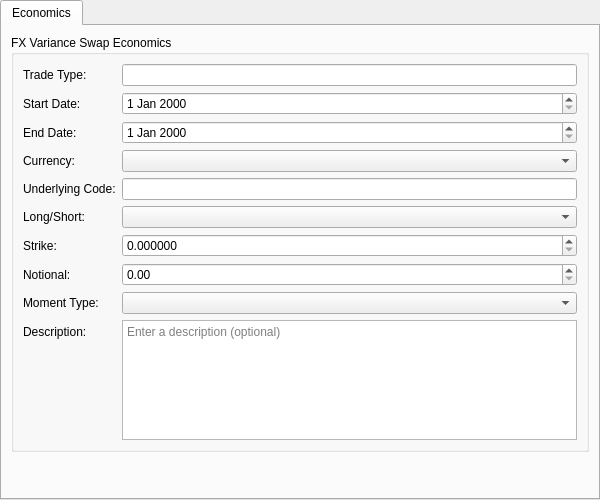
<?xml version="1.0" encoding="UTF-8"?>
<ui version="4.0">
 <class>FxVarianceSwapInstrumentForm</class>
 <widget class="QWidget" name="FxVarianceSwapInstrumentForm">
  <property name="geometry">
   <rect>
    <x>0</x>
    <y>0</y>
    <width>600</width>
    <height>500</height>
   </rect>
  </property>
  <layout class="QVBoxLayout" name="rootLayout">
   <property name="leftMargin"><number>0</number></property>
   <property name="topMargin"><number>0</number></property>
   <property name="rightMargin"><number>0</number></property>
   <property name="bottomMargin"><number>0</number></property>
   <item>
    <widget class="QTabWidget" name="subTabWidget">
     <property name="currentIndex"><number>0</number></property>
     <widget class="QWidget" name="economicsTab">
      <attribute name="title">
       <string>Economics</string>
      </attribute>
      <layout class="QVBoxLayout" name="economicsLayout">
       <item>
        <widget class="QGroupBox" name="economicsGroup">
         <property name="title">
          <string>FX Variance Swap Economics</string>
         </property>
         <layout class="QFormLayout" name="economicsFormLayout">
          <item row="0" column="0">
           <widget class="QLabel" name="labelTradeTypeCode">
            <property name="text"><string>Trade Type:</string></property>
           </widget>
          </item>
          <item row="0" column="1">
           <widget class="QLineEdit" name="tradeTypeCodeEdit">
            <property name="readOnly"><bool>true</bool></property>
           </widget>
          </item>
          <item row="1" column="0">
           <widget class="QLabel" name="labelStartDate">
            <property name="text"><string>Start Date:</string></property>
           </widget>
          </item>
          <item row="1" column="1">
           <widget class="OreDateEdit" name="startDateEdit"/>
          </item>
          <item row="2" column="0">
           <widget class="QLabel" name="labelEndDate">
            <property name="text"><string>End Date:</string></property>
           </widget>
          </item>
          <item row="2" column="1">
           <widget class="OreDateEdit" name="endDateEdit"/>
          </item>
          <item row="3" column="0">
           <widget class="QLabel" name="labelCurrency">
            <property name="text"><string>Currency:</string></property>
           </widget>
          </item>
          <item row="3" column="1">
           <widget class="ores::qt::OreCurrencyComboBox" name="currencyCombo"/>
          </item>
          <item row="4" column="0">
           <widget class="QLabel" name="labelUnderlyingCode">
            <property name="text"><string>Underlying Code:</string></property>
           </widget>
          </item>
          <item row="4" column="1">
           <widget class="QLineEdit" name="underlyingCodeEdit"/>
          </item>
          <item row="5" column="0">
           <widget class="QLabel" name="labelLongShort">
            <property name="text"><string>Long/Short:</string></property>
           </widget>
          </item>
          <item row="5" column="1">
           <widget class="QComboBox" name="longShortCombo"/>
          </item>
          <item row="6" column="0">
           <widget class="QLabel" name="labelStrike">
            <property name="text"><string>Strike:</string></property>
           </widget>
          </item>
          <item row="6" column="1">
           <widget class="OreDoubleSpinBox" name="strikeSpinBox">
            <property name="decimals"><number>6</number></property>
            <property name="minimum"><double>0.000000000000000</double></property>
            <property name="maximum"><double>999999.000000000000000</double></property>
            <property name="singleStep"><double>0.001000000000000</double></property>
           </widget>
          </item>
          <item row="7" column="0">
           <widget class="QLabel" name="labelNotional">
            <property name="text"><string>Notional:</string></property>
           </widget>
          </item>
          <item row="7" column="1">
           <widget class="OreDoubleSpinBox" name="notionalSpinBox">
            <property name="decimals"><number>2</number></property>
            <property name="minimum"><double>0.000000000000000</double></property>
            <property name="maximum"><double>999999999999.000000000000000</double></property>
            <property name="singleStep"><double>1000.000000000000000</double></property>
           </widget>
          </item>
          <item row="8" column="0">
           <widget class="QLabel" name="labelMomentType">
            <property name="text"><string>Moment Type:</string></property>
           </widget>
          </item>
          <item row="8" column="1">
           <widget class="QComboBox" name="momentTypeCombo"/>
          </item>
          <item row="9" column="0">
           <widget class="QLabel" name="labelDescription">
            <property name="text"><string>Description:</string></property>
           </widget>
          </item>
          <item row="9" column="1">
           <widget class="QPlainTextEdit" name="descriptionEdit">
            <property name="minimumSize">
             <size><width>0</width><height>60</height></size>
            </property>
            <property name="maximumSize">
             <size><width>16777215</width><height>120</height></size>
            </property>
            <property name="placeholderText">
             <string>Enter a description (optional)</string>
            </property>
           </widget>
          </item>
         </layout>
        </widget>
       </item>
       <item>
        <spacer name="economicsSpacer">
         <property name="orientation"><enum>Qt::Vertical</enum></property>
         <property name="sizeHint" stdset="0">
          <size><width>20</width><height>20</height></size>
         </property>
        </spacer>
       </item>
      </layout>
     </widget>
    </widget>
   </item>
  </layout>
 </widget>
 <customwidgets>
 <customwidget>
  <class>OreDoubleSpinBox</class>
  <extends>QDoubleSpinBox</extends>
  <header>ores.qt/OreDoubleSpinBox.hpp</header>
 </customwidget>
 <customwidget>
  <class>OreDateEdit</class>
  <extends>QDateEdit</extends>
  <header>ores.qt/OreDateEdit.hpp</header>
 </customwidget>
 <customwidget>
  <class>ores::qt::OreCurrencyComboBox</class>
  <extends>QComboBox</extends>
  <header>ores.qt/OreCurrencyComboBox.hpp</header>
 </customwidget>
</customwidgets>
<resources/>
 <connections/>
</ui>
